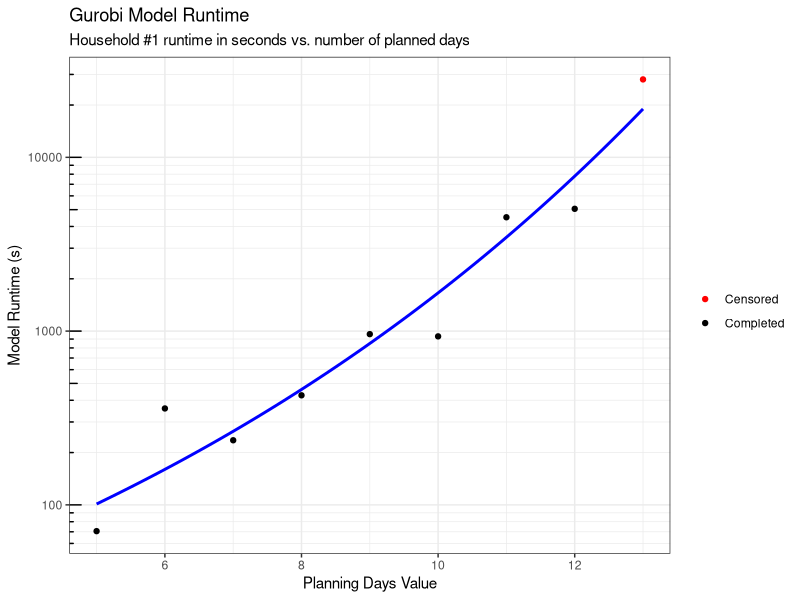

Write the R code that produced this figure.
library(tidyverse)

df <- tibble(
  Days = c(5, 6, 7, 8, 9, 10, 11, 12, 13),
  Runtime = c(70.6, 358.8, 235.4, 427.1, 960.6, 932.6, 4519.8, 5055.5, 28080),
  Type = c("Completed", "Completed", "Completed", "Completed", "Completed", "Completed", "Completed", "Completed",  "Censored")
)

breaks <- 10^(-10:10)
minor_breaks <- rep(1:9, 21)*(10^rep(-10:10, each=9))

png("runtime_study.png", width = 6, height = 4, units = "in", res = 200, type = "cairo")
df %>%
  ggplot(aes(x = Days, y = Runtime, color = Type)) +
  geom_point() +
  geom_smooth(method="glm", method.args=list(family=gaussian(link="log")), se=F, color = "blue") +
  scale_y_log10(breaks=breaks, minor_breaks=minor_breaks) +
  annotation_logticks(sides = "l") +
  theme_bw() +
  labs(
    title = "Gurobi Model Runtime",
    subtitle = "Household #1 runtime in seconds vs. number of planned days",
    x = "Planning Days Value",
    y = "Model Runtime (s)",
    color = element_blank()
  ) +
  scale_color_manual(values=c("red", "black"))
dev.off()

summary(glm(df$Runtime ~ df$Days, family=gaussian(link="log")))

